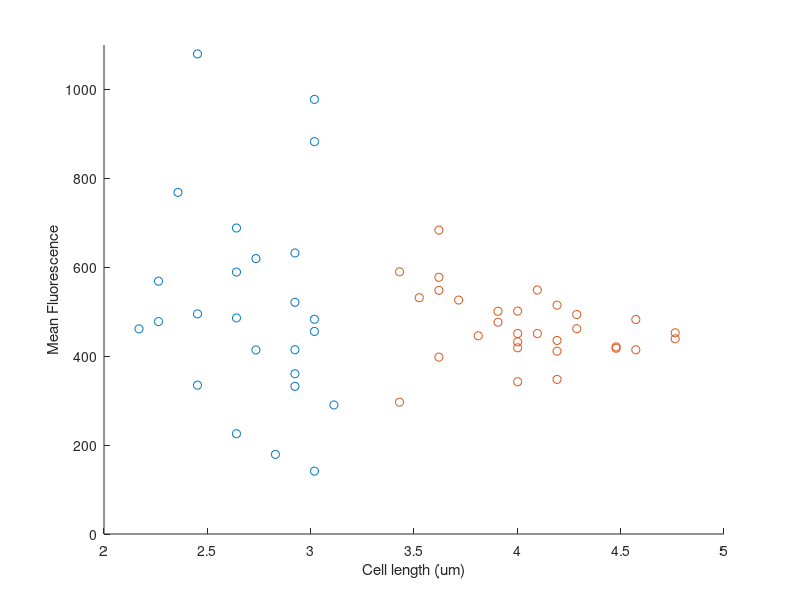

The MATLAB source for this figure: (Note: this script raises an error after producing the figure.)
% plot TolA and TolB correlation with length, figure 2 - S1

clear all

%% load data

z_1 = load('../Experimental/TolB_dividing.mat');
z_2 = load('../Experimental/TolB_nondiv_2s.mat');

%z_1 = load('../Import/Pal_dividing_30s.mat');
%z_2 = load('../Import/Pal_nondividing_30s.mat');

%%

conc_d=[];
lngth_d=[];

for i = 1:length(z_1.cells)
    
    data=z_1.cells{i};
    data=data(:,1);
    l=length(data)*z_1.pixelsize;
    conc_d=[conc_d; nansum(data)/l];
    lngth_d=[lngth_d; l];
end

conc_nd=[];
lngth_nd=[];

for i = 1:length(z_2.cells)
    
    data=z_2.cells{i};
    data=data(:,1);
    l=length(data)*z_2.pixelsize;
    conc_nd=[conc_nd; nansum(data)/l];
    lngth_nd=[lngth_nd; l];
end


figure(1)
clf
scatter(lngth_nd,conc_nd)
hold on
scatter(lngth_d,conc_d)
ylim([0 1100])
%ylim([0 3.5e5])
xlabel('Cell length (um)')
ylabel('Mean Fluorescence')

%correlation
[rho1, pval1] = corr([conc_nd; conc_d], [lngth_nd; lngth_d])


